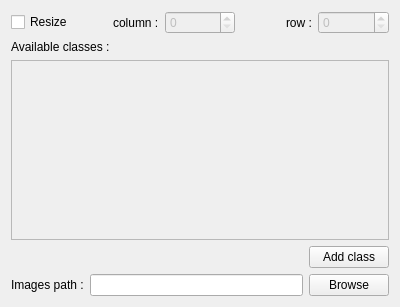
<?xml version="1.0" encoding="UTF-8"?>
<ui version="4.0">
 <class>ParameterPage</class>
 <widget class="QWizardPage" name="ParameterPage">
  <property name="geometry">
   <rect>
    <x>0</x>
    <y>0</y>
    <width>400</width>
    <height>307</height>
   </rect>
  </property>
  <property name="windowTitle">
   <string>WizardPage</string>
  </property>
  <layout class="QGridLayout" name="gridLayout">
   <item row="2" column="0">
    <widget class="QLabel" name="label_3">
     <property name="text">
      <string>Available classes :</string>
     </property>
    </widget>
   </item>
   <item row="1" column="0">
    <layout class="QGridLayout" name="gridLayout_2">
     <item row="0" column="0">
      <widget class="QCheckBox" name="checkBox">
       <property name="enabled">
        <bool>true</bool>
       </property>
       <property name="text">
        <string>Resize</string>
       </property>
      </widget>
     </item>
     <item row="0" column="1" alignment="Qt::AlignRight">
      <widget class="QLabel" name="label">
       <property name="text">
        <string>column :</string>
       </property>
      </widget>
     </item>
     <item row="0" column="2">
      <widget class="QSpinBox" name="spinBox">
       <property name="enabled">
        <bool>false</bool>
       </property>
       <property name="maximum">
        <number>9999999</number>
       </property>
      </widget>
     </item>
     <item row="0" column="4">
      <widget class="QSpinBox" name="spinBox_2">
       <property name="enabled">
        <bool>false</bool>
       </property>
       <property name="maximum">
        <number>9999999</number>
       </property>
      </widget>
     </item>
     <item row="0" column="3" alignment="Qt::AlignRight">
      <widget class="QLabel" name="label_2">
       <property name="text">
        <string>row :</string>
       </property>
      </widget>
     </item>
    </layout>
   </item>
   <item row="3" column="0">
    <layout class="QGridLayout" name="gridLayout_3">
     <item row="1" column="1">
      <widget class="QPushButton" name="pushButton">
       <property name="text">
        <string>Add class</string>
       </property>
      </widget>
     </item>
     <item row="1" column="0">
      <spacer name="horizontalSpacer">
       <property name="orientation">
        <enum>Qt::Horizontal</enum>
       </property>
       <property name="sizeHint" stdset="0">
        <size>
         <width>40</width>
         <height>20</height>
        </size>
       </property>
      </spacer>
     </item>
     <item row="0" column="0" colspan="2">
      <widget class="QScrollArea" name="scrollArea">
       <property name="widgetResizable">
        <bool>true</bool>
       </property>
       <widget class="QWidget" name="scrollAreaWidgetContents">
        <property name="geometry">
         <rect>
          <x>0</x>
          <y>0</y>
          <width>378</width>
          <height>176</height>
         </rect>
        </property>
        <layout class="QGridLayout" name="gridLayout_5">
         <item row="0" column="0">
          <layout class="QGridLayout" name="gridLayout_4"/>
         </item>
         <item row="1" column="0">
          <spacer name="verticalSpacer">
           <property name="orientation">
            <enum>Qt::Vertical</enum>
           </property>
           <property name="sizeHint" stdset="0">
            <size>
             <width>20</width>
             <height>40</height>
            </size>
           </property>
          </spacer>
         </item>
        </layout>
       </widget>
      </widget>
     </item>
    </layout>
   </item>
   <item row="4" column="0">
    <layout class="QHBoxLayout" name="horizontalLayout">
     <item>
      <widget class="QLabel" name="label_4">
       <property name="text">
        <string>Images path :</string>
       </property>
      </widget>
     </item>
     <item>
      <widget class="QLineEdit" name="lineEdit"/>
     </item>
     <item>
      <widget class="QPushButton" name="pushButton_2">
       <property name="text">
        <string>Browse</string>
       </property>
      </widget>
     </item>
    </layout>
   </item>
  </layout>
 </widget>
 <resources/>
 <connections/>
</ui>
